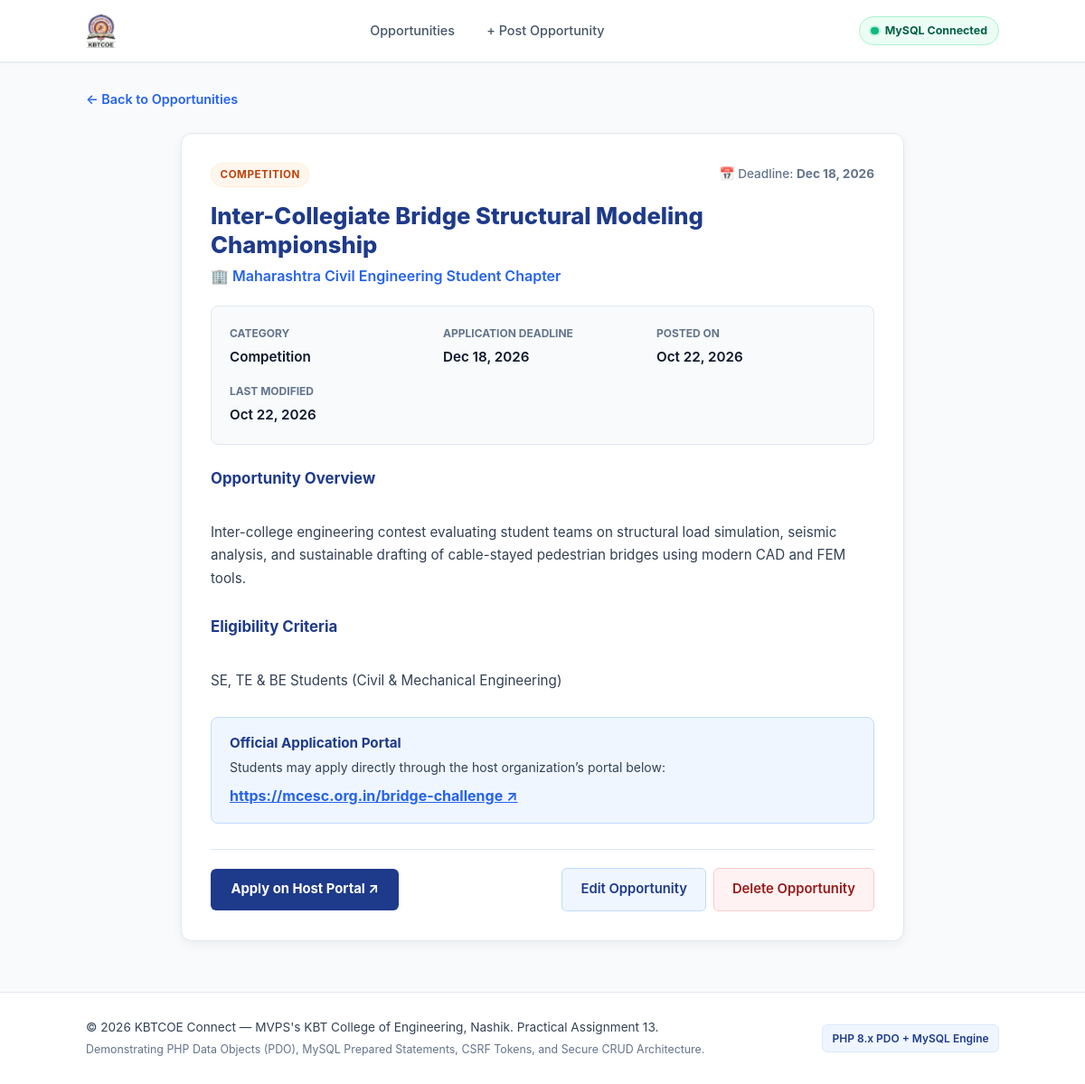
Screenshot of /view.php?id=3 with the database file from the repository.
### tables this page shows
CREATE TABLE IF NOT EXISTS `opportunities` (
  `id` INT UNSIGNED AUTO_INCREMENT PRIMARY KEY,
  `title` VARCHAR(255) NOT NULL,
  `organization` VARCHAR(255) NOT NULL,
  `category` ENUM('internship', 'hackathon', 'competition', 'workshop') NOT NULL,
  `description` TEXT NOT NULL,
  `eligibility` VARCHAR(255) NOT NULL,
  `application_url` VARCHAR(500) NULL DEFAULT NULL,
  `deadline` DATE NULL DEFAULT NULL,
  `created_at` TIMESTAMP NOT NULL DEFAULT CURRENT_TIMESTAMP,
  `updated_at` TIMESTAMP NOT NULL DEFAULT CURRENT_TIMESTAMP ON UPDATE CURRENT_TIMESTAMP,
  
   
  INDEX `idx_opp_category` (`category`),
  INDEX `idx_opp_deadline` (`deadline`),
  INDEX `idx_opp_organization` (`organization`),
  INDEX `idx_opp_created` (`created_at`)
);

### includes/functions.php (called while the page is built, shortened)
<?php
function e(?string $value): string
{
    return htmlspecialchars((string)$value, ENT_QUOTES | ENT_SUBSTITUTE, 'UTF-8');
}
function get_opportunity_by_id(PDO $pdo, int $id): ?array
{
    $stmt = $pdo->prepare("SELECT * FROM `opportunities` WHERE `id` = :id LIMIT 1");
    $stmt->bindValue(':id', $id, PDO::PARAM_INT);
    $stmt->execute();
    $record = $stmt->fetch();
    return $record !== false ? $record : null;
}
function get_category_label(string $category): string
{
    $key = strtolower(trim($category));
    return ALLOWED_CATEGORIES[$key] ?? ucfirst($category);
}
function format_deadline(?string $date): string
{
    $timestamp = strtotime($date);
    return date('M j, Y', $timestamp);
}

### view.php (the view, shortened to what this page needs)
<?php
require_once __DIR__ . '/includes/bootstrap.php';
$id_param = $_GET['id'] ?? null;
$opportunity_id = filter_var($id_param, FILTER_VALIDATE_INT, ['options' => ['min_range' => 1]]);
$opp = get_opportunity_by_id($pdo, (int)$opportunity_id);
$category_slug = strtolower((string)$opp['category']);
$badge_class = 'badge-' . $category_slug;
require_once __DIR__ . '/includes/header.php';
?>
<div style="margin-bottom: 1.5rem;">
    <a href="index.php" style="color: #2563EB; text-decoration: none; font-weight: 600; font-size: 0.9rem; display: inline-flex; align-items: center; gap: 0.35rem;">
        &larr; Back to Opportunities
    </a>
</div>
<article class="detail-card" aria-label="Opportunity Details">
    <div class="detail-header-row">
        <span class="category-badge <?= e($badge_class) ?>">
            <?= e(get_category_label($category_slug)) ?>
        </span>
        <span class="opp-deadline-badge" style="font-size: 0.85rem;">
            &#128197; Deadline: <strong><?= e(format_deadline($opp['deadline'])) ?></strong>
        </span>
    </div>
    <h1 class="detail-title">
        <?= e($opp['title']) ?>
    </h1>
    <p class="detail-org">
        &#127970; <?= e($opp['organization']) ?>
    </p>
    <div class="detail-meta-grid">
        <div>
            <span class="meta-item-label">Category</span>
            <span class="meta-item-val"><?= e(get_category_label($category_slug)) ?></span>
        </div>
        <div>
            <span class="meta-item-label">Application Deadline</span>
            <span class="meta-item-val"><?= e(format_deadline($opp['deadline'])) ?></span>
        </div>
        <div>
            <span class="meta-item-label">Posted On</span>
            <span class="meta-item-val"><?= e(date('M j, Y', strtotime($opp['created_at']))) ?></span>
        </div>
        <div>
            <span class="meta-item-label">Last Modified</span>
            <span class="meta-item-val"><?= e(date('M j, Y', strtotime($opp['updated_at']))) ?></span>
        </div>
    </div>
    <section class="detail-body-section">
        <h2 class="detail-body-heading">Opportunity Overview</h2>
        <div class="detail-body-text">
            <?= nl2br(e($opp['description'])) ?>
        </div>
    </section>
    <section class="detail-body-section">
        <h2 class="detail-body-heading">Eligibility Criteria</h2>
        <div class="detail-body-text">
            <?= nl2br(e($opp['eligibility'])) ?>
        </div>
    </section>
    <?php if (!empty($opp['application_url'])): ?>
        <section class="detail-body-section" style="background-color: #EFF6FF; border: 1px solid #BFDBFE; border-radius: 0.5rem; padding: 1rem 1.25rem;">
            <h3 style="font-size: 0.95rem; font-weight: 700; color: #1E3A8A; margin-bottom: 0.25rem;">Official Application Portal</h3>
            <p style="font-size: 0.875rem; color: #334155; margin-bottom: 0.5rem;">
                Students may apply directly through the host organization&rsquo;s portal below:
            </p>
            <a href="<?= e($opp['application_url']) ?>" target="_blank" rel="noopener noreferrer" style="color: #2563EB; font-weight: 700; word-break: break-all; text-decoration: underline;">
                <?= e($opp['application_url']) ?> &UpperRightArrow;
            </a>
        </section>
    <?php endif; ?>
    <div class="detail-actions-bar">
        <div>
            <?php if (!empty($opp['application_url'])): ?>
                <a href="<?= e($opp['application_url']) ?>" target="_blank" rel="noopener noreferrer" class="btn-primary-submit" style="display: inline-block; text-decoration: none;">
                    Apply on Host Portal &UpperRightArrow;
                </a>
            <?php endif; ?>
        </div>
        <div style="display: flex; gap: 0.5rem;">
            <a href="edit.php?id=<?= (int)$opp['id'] ?>" class="btn-cancel" style="background-color: #EFF6FF; color: #1E3A8A; border-color: #BFDBFE;">
                Edit Opportunity
            </a>
            <a href="delete.php?id=<?= (int)$opp['id'] ?>" class="btn-cancel" style="background-color: #FEF2F2; color: #991B1B; border-color: #FECACA;">
                Delete Opportunity
            </a>
        </div>
    </div>
</article>
<?php
require_once __DIR__ . '/includes/footer.php';

### assets/style.css (style rules this page uses)
*, *::before, *::after { box-sizing: border-box; margin: 0; padding: 0; }
body { font-family: -apple-system, BlinkMacSystemFont, "Segoe UI", Roboto, "Helvetica Neue", Arial, sans-serif; background-color: #F8FAFC; color: #0F172A; line-height: 1.6; min-height: 100vh; display: flex; flex-direction: column; }
.category-badge { display: inline-block; padding: 0.2rem 0.6rem; border-radius: 9999px; font-size: 0.725rem; font-weight: 700; text-transform: uppercase; letter-spacing: 0.5px; }
.badge-competition { background-color: #FFF7ED; color: #C2410C; border: 1px solid #FFEDD5; }
.opp-deadline-badge { font-size: 0.75rem; color: #64748B; font-weight: 500; }
.detail-card { background-color: #FFFFFF; border: 1px solid #E2E8F0; border-radius: 0.75rem; padding: 2rem; box-shadow: 0 4px 12px rgba(0, 0, 0, 0.05); max-width: 800px; margin: 0 auto; }
.detail-header-row { display: flex; align-items: center; justify-content: space-between; margin-bottom: 1rem; }
.detail-title { font-size: 1.6rem; font-weight: 800; color: #1E3A8A; line-height: 1.25; margin-bottom: 0.4rem; }
.detail-org { font-size: 1rem; font-weight: 600; color: #2563EB; margin-bottom: 1.25rem; }
.detail-meta-grid { display: grid; grid-template-columns: repeat(auto-fit, minmax(200px, 1fr)); gap: 1rem; background-color: #F8FAFC; border: 1px solid #E2E8F0; border-radius: 0.5rem; padding: 1.25rem; margin-bottom: 1.5rem; }
.meta-item-label { display: block; font-size: 0.75rem; text-transform: uppercase; color: #64748B; font-weight: 700; margin-bottom: 0.2rem; }
.meta-item-val { font-size: 0.95rem; font-weight: 600; color: #0F172A; }
.detail-body-section { margin-bottom: 1.75rem; }
.detail-body-heading { font-size: 1.05rem; font-weight: 700; color: #1E3A8A; margin-bottom: 0.5rem; }
.detail-body-text { font-size: 0.95rem; color: #334155; line-height: 1.65; white-space: pre-line; }
.detail-actions-bar { display: flex; align-items: center; justify-content: space-between; border-top: 1px solid #E2E8F0; padding-top: 1.25rem; flex-wrap: wrap; gap: 1rem; }
.btn-primary-submit { padding: 0.7rem 1.4rem; background-color: #1E3A8A; color: #FFFFFF; border: none; border-radius: 0.375rem; font-size: 0.925rem; font-weight: 700; cursor: pointer; transition: all 0.2s ease; }
.btn-cancel { padding: 0.7rem 1.25rem; background-color: #F1F5F9; color: #475569; border: 1px solid #CBD5E1; border-radius: 0.375rem; font-size: 0.925rem; font-weight: 600; text-decoration: none; transition: all 0.2s ease; }

### rows the page displays
opportunities: category "COMPETITION", deadline "Dec 18, 2026", title "Inter-Collegiate Bridge Structural Modeling Championship", organization "Maharashtra Civil Engineering Student Chapter", category "Competition", created_at "Oct 22, 2026", updated_at "Oct 22, 2026", description "Inter-college engineering contest evaluating student teams on structural load simulation, seismic analysis, and sustainable drafting of cable-stayed pedestrian bridges using modern CAD and FEM tools.", eligibility "SE, TE & BE Students (Civil & Mechanical Engineering)", application_url "https://mcesc.org.in/bridge-challenge"
